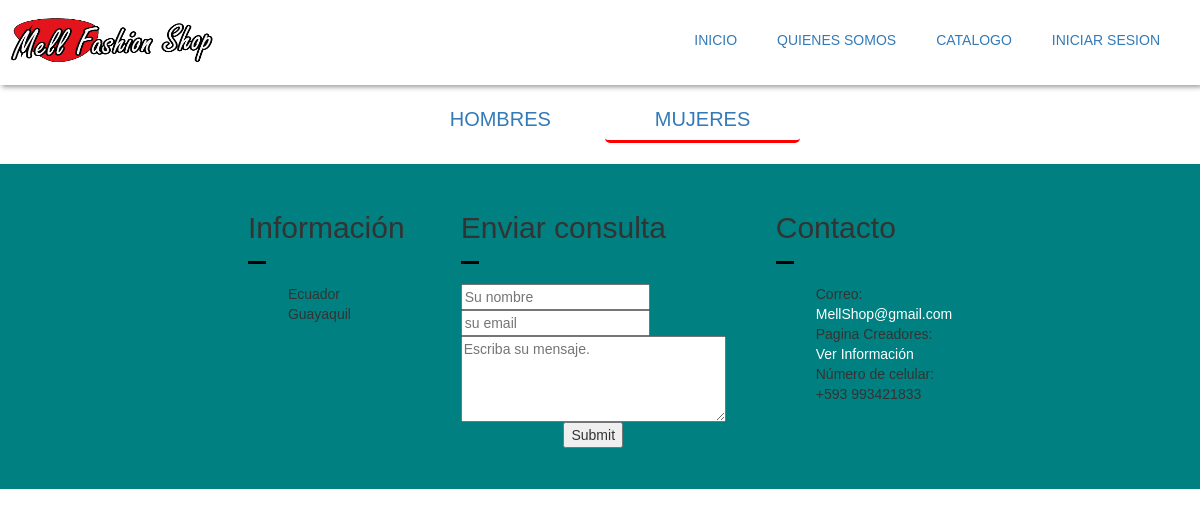
The page /index.php?c=User&a=showAllArticulosM on the database as committed earlier.
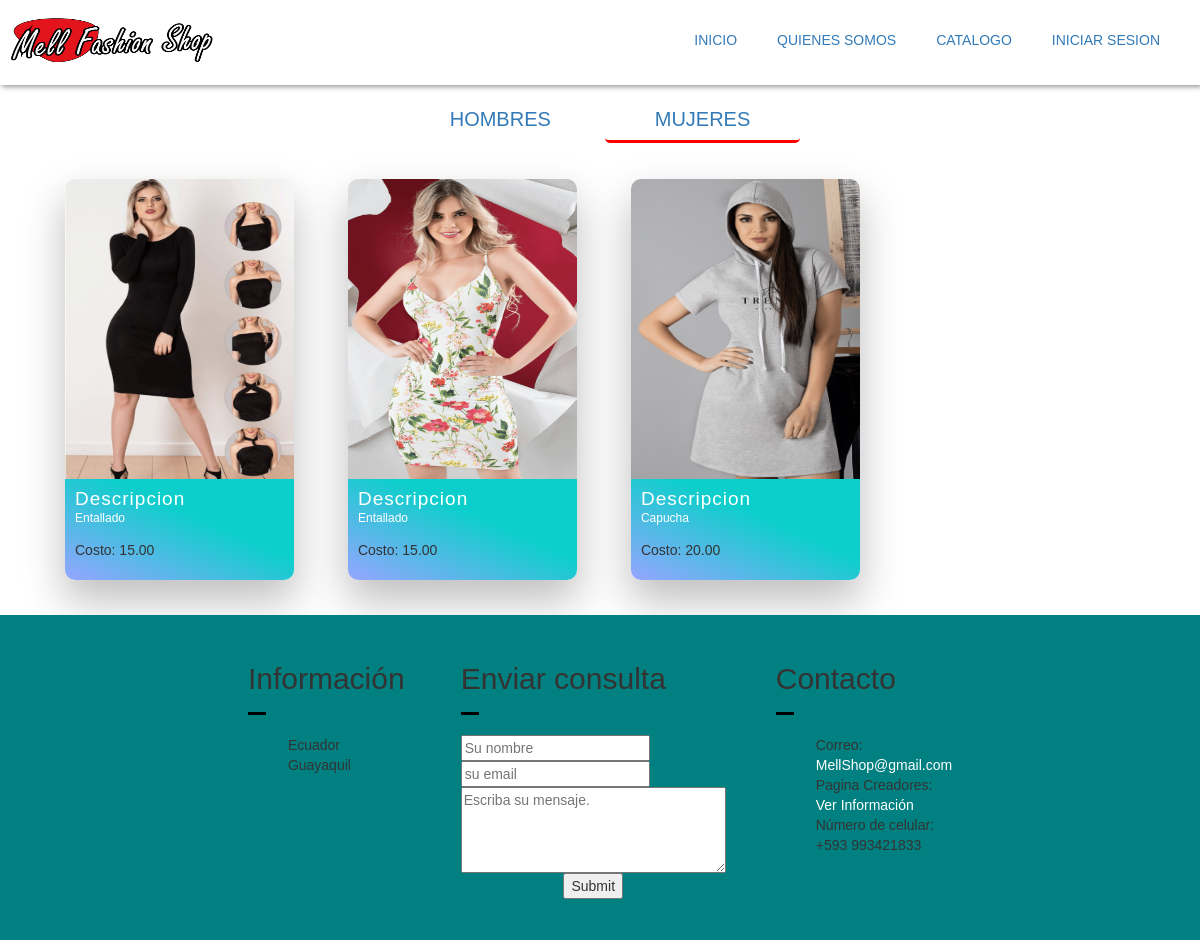
The same page on the database as committed later.
### tables this page shows
CREATE TABLE `articulo` (
  `id_articulo` int(10) NOT NULL,
  `imagen` varchar(500) NOT NULL,
  `descripcion` varchar(500) NOT NULL,
  `costo` decimal(5,2) NOT NULL
);

### controller/User/UserController.php (called while the page is built, shortened)
<?php
    require_once 'model/DAO/ArticuloDAO.php';
    class UserController{
        private $art;
        public function __construct(){
            $this->art = new ArticuloDAO();
        }
        public function showAllArticulosM(){
            $res = $this->art->getAllArticuloM();
            require_once "views/dynamic/categoryM.php";
        }
    }
?>

### controller/RedirecController.php (called while the page is built, shortened)
<?php
    class RedirecController{
        public function router(){
            $action = (isset($_REQUEST['a'])) ? $_REQUEST['a']: 'index';
            $controller = new $controller;
            $controller->$action();
        }
    }
?>

### index.php (called while the page is built)
<?php
    require_once './controller/RedirecController.php';
    $ruter = new RedirecController();
    $ruter->router();
?>

### model/Connection.php (called while the page is built, shortened)
<?php
class Connection{
    private static $connection = null;
    public static function getConnection(){
        try{
            if(!isset(self::$connection)){
                self::$connection=new PDO("mysql:host=" . SERVIDORBD . "; port= ".PUERTO."; dbname=".NOMBREBD.";",USUARIO,PASSWORD);
                self::$connection->setAttribute(PDO::ATTR_ERRMODE,PDO::ERRMODE_EXCEPTION);
                self::$connection->exec("set character set utf8");
            }
        }catch(Exception $e){
        }
        return self::$connection;
    }
}
?>

### model/DAO/ArticuloDAO.php (called while the page is built, shortened)
<?php
    require_once 'model/Connection.php';
    class ArticuloDAO{
        private $con;
        public function __construct(){
            try{
                $this->con = Connection::getConnection();
            }catch(Exception $e){
                echo $e->getMessage();
            }
        }
        public function  getAllArticuloM(){
            $sql = "SELECT a.id_articulo,a.imagen,a.descripcion,a.costo,art.id_tipo,ag.id_genero FROM articulo a, articulo_tipo art, articulo_genero ag WHERE a.id_articulo=art.id_articulo AND a.id_articulo=ag.id_articulo and ag.id_genero=2";
            try{
                $stm = $this->con->prepare($sql);
                $stm->execute();
                return $stm->fetchAll(PDO::FETCH_ASSOC);
            }catch(PDOException $e){
                echo $e->getMessage();
            }
        }
    }
?>

### views/dynamic/categoryM.php (the view, shortened to what this page needs)
<!DOCTYPE html>
<html lang="en">
<head>
</head>
<body >
<div class="main2">
  <div class="nav-menuc">
    <nav>
    <a href="index.php?c=User&a=showAllArticulosH" >HOMBRES</a>
    <a href="index.php?c=User&a=showAllArticulosM" style="border-bottom:3px red solid;">MUJERES</a>
    </nav>
  </div>
  <ul class="cards" style="width:100%;">
   <?php foreach($res as $r):?>
    <li class="cards_item">
      <div class="card">
        <div class="card_image"><img width="100%" src='<?php echo $r["imagen"];?>'></div>
        <div class="card_content">
          <h2 class="card_title">Descripcion</h2>
          <p class="card_text"><?php echo $r['descripcion'];?>
          <p>Costo: <?php  echo $r['costo'];?></p></p>
        </div>
      </div>
    </li>
  <?php
endforeach;?>
    </ul>
</div>
</body>
</html>

Rows that differ between the two databases and show on the page:
added articulo: imagen (picture), descripcion "Entallado", costo "15.00"
added articulo: imagen (picture), descripcion "Entallado", costo "15.00"
added articulo: imagen (picture), descripcion "Capucha", costo "20.00"
